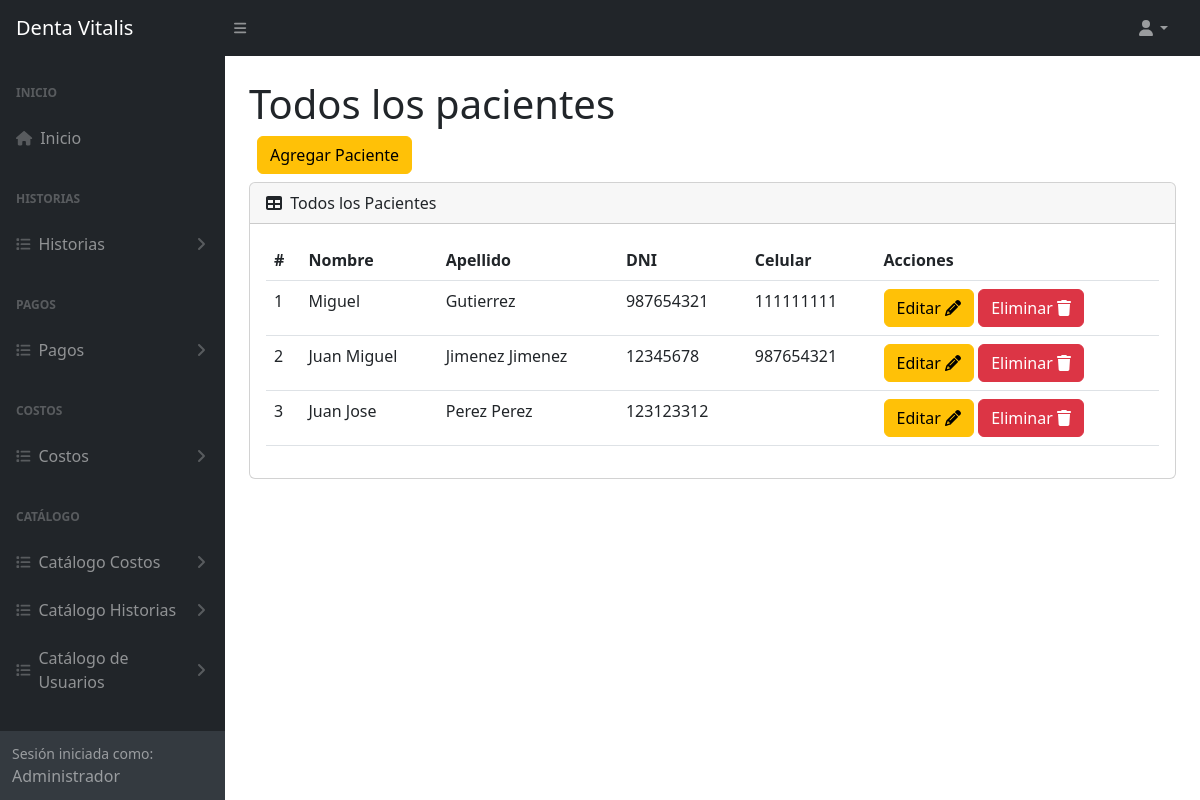
Page /pacientes (signed in) on the committed database.
### tables this page shows
CREATE TABLE `tba_paciente`  (
  `IdPaciente` int NOT NULL AUTO_INCREMENT,
  `NombrePaciente` varchar(100) NOT NULL,
  `ApellidoPaciente` varchar(100) NOT NULL,
  `DNIPaciente` int NOT NULL,
  `SexoPaciente` varchar(12) NULL DEFAULT NULL,
  `EdadPaciente` varchar(11) NULL DEFAULT NULL,
  `FechaNacimiento` date NULL DEFAULT NULL,
  `CelularPaciente` varchar(11) NOT NULL,
  `DomicilioPaciente` varchar(255) NULL DEFAULT NULL,
  `LugarProcedencia` varchar(100) NULL DEFAULT NULL,
  `LugarNacimiento` varchar(80) NULL DEFAULT NULL,
  `GradoInstruccion` varchar(20) NULL DEFAULT NULL,
  `RazaPaciente` varchar(20) NULL DEFAULT NULL,
  `OcupacionPaciente` varchar(20) NULL DEFAULT NULL,
  `ReligionPaciente` varchar(20) NULL DEFAULT NULL,
  `EstadoCivil` varchar(20) NULL DEFAULT NULL,
  `NumeroContactoPaciente` varchar(11) NULL DEFAULT NULL,
  `NombreContactoPaciente` varchar(100) NULL DEFAULT NULL,
  `UsuarioCreado` int NOT NULL,
  `UsuarioActualiza` int NOT NULL,
  `FechaCreacion` datetime NOT NULL,
  `FechaActualizacion` datetime NOT NULL,
  PRIMARY KEY (`IdPaciente`) USING BTREE
);

### controller/plantilla.controller.php (called while the page is built)
<?php
class ControllerPlantilla
{
  static public function ctrPlantilla()
  {
    include "view/plantilla.php";
  }
}

### index.php (called while the page is built, shortened)
<?php
require_once "controller/plantilla.controller.php";
require_once "controller/pacientes.controller.php";
require_once "controller/pagos.controller.php";
require_once "model/pacientes.model.php";
$plantilla = new ControllerPlantilla();
$plantilla -> ctrPlantilla();

### controller/pacientes.controller.php (called while the page is built, shortened)
<?php
class ControllerPacientes
{
  public static function ctrMostrarPacientes()
  {
    $tabla = "tba_paciente";
    $listaPacientes = ModelPacientes::mdlMostrarPacientes($tabla);
    return $listaPacientes;
  }
}

### model/conexion.php (called while the page is built)
<?php
class Conexion
{
  static public function conn()
  {
    $link = new PDO("mysql:host=localhost;dbname=db_dentavitalis","root","");
		$link->exec("set names utf8");
		return $link;
  }
}

### model/pacientes.model.php (called while the page is built, shortened)
<?php
require_once "conexion.php";
class ModelPacientes
{
  public static function mdlMostrarPacientes($tabla)
  {
    $statement = Conexion::conn()->prepare("SELECT tba_paciente.IdPaciente, tba_paciente.NombrePaciente, tba_paciente.ApellidoPaciente, tba_paciente.DNIPaciente, tba_paciente.CelularPaciente FROM $tabla ORDER BY IdPaciente DESC");
    $statement -> execute();
    return $statement -> fetchAll();
  }
}

### view/modules/pacientes.php (the view, shortened to what this page needs)
</div>
        </div>
        <div class="sb-sidenav-footer">
          <div class="small">Sesión iniciada como:</div>
          <?php echo $_SESSION["nombreUsuario"] ?>
        </div>
      </nav>
    </div>
    <div id="layoutSidenav_content">
      <main class="bg">
        <div class="container-fluid px-4">
          <h1 class="mt-4">Todos los pacientes</h1>
          <div class="d-flex m-2">
            <button type="button" class="btn btn-warning" data-bs-toggle="modal" data-bs-target="#modalAgregarPaciente">
              Agregar Paciente
            </button>
          </div>
          <div class="card mb-4">
            <div class="card-header">
              <i class="fas fa-table me-1"></i>
              Todos los Pacientes
            </div>
            <div class="card-body">
              <table id="datatablesSimple" class="data-table-Paciente table">
                <thead>
                  <tr>
                    <th>#</th>
                    <th>Nombre</th>
                    <th>Apellido</th>
                    <th>DNI</th>
                    <th>Celular</th>
                    <th>Acciones</th>
                  </tr>
                </thead>
                <tbody>
                  <?php
                  $listaPacientes = ControllerPacientes::ctrMostrarPacientes();
                  foreach ($listaPacientes as $key => $value)
                  {
                    echo
                    '<tr>
                      <td>'.($key + 1).'</td>
                      <td>'.$value["NombrePaciente"].'</td>
                      <td>'.$value["ApellidoPaciente"].'</td>
                      <td>'.$value["DNIPaciente"].'</td>
                      <td>'.$value["CelularPaciente"].'</td>
                      <td>
                        <button class="btn btn-warning btnEditarPaciente" codPaciente="'.$value["IdPaciente"].'" data-bs-toggle="modal" data-bs-target="#modalEditarpaciente">Editar <i class="fa-solid fa-pencil"></i></button>
                        <button class="btn btn-danger btnEliminarPaciente" codPaciente="'.$value["IdPaciente"].'">Eliminar <i class="fa-solid fa-trash"></i></button>
                      </td>
                    </tr>';
                  }
                  ?>
                </tbody>
              </table>
            </div>
          </div>
        </div>
      </main>
    </div>
  </div>

### rows in the picture
tba_paciente: NombrePaciente "Miguel", ApellidoPaciente "Gutierrez", DNIPaciente "987654321", CelularPaciente "111111111"
tba_paciente: NombrePaciente "Juan Miguel", ApellidoPaciente "Jimenez Jimenez", DNIPaciente "12345678", CelularPaciente "987654321"
tba_paciente: NombrePaciente "Juan Jose", ApellidoPaciente "Perez Perez", DNIPaciente "123123312"

### other values in the picture
$_SESSION["nombreUsuario"] "Administrador"
